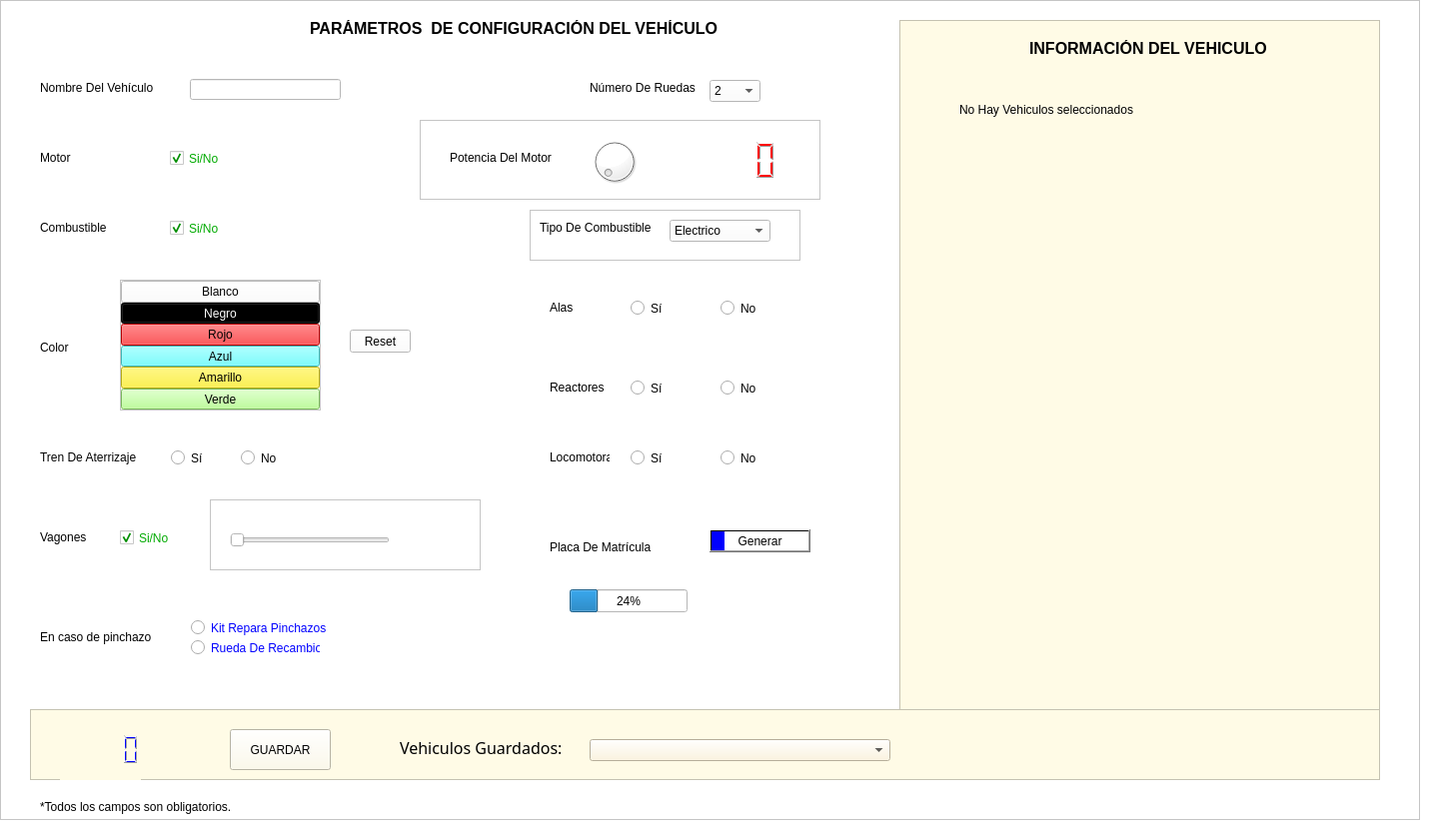
<?xml version="1.0" encoding="UTF-8"?>
<ui version="4.0">
 <class>MainWindow</class>
 <widget class="QMainWindow" name="MainWindow">
  <property name="geometry">
   <rect>
    <x>0</x>
    <y>0</y>
    <width>1457</width>
    <height>831</height>
   </rect>
  </property>
  <property name="windowTitle">
   <string>Detección de vehículos</string>
  </property>
  <property name="styleSheet">
   <string notr="true">background-color: rgb(255, 255, 255);</string>
  </property>
  <widget class="QWidget" name="centralwidget">
   <widget class="QFrame" name="PanelPrincipal">
    <property name="geometry">
     <rect>
      <x>0</x>
      <y>0</y>
      <width>1421</width>
      <height>821</height>
     </rect>
    </property>
    <property name="styleSheet">
     <string notr="true">background-color: rgb(255, 255, 255);
</string>
    </property>
    <property name="frameShape">
     <enum>QFrame::StyledPanel</enum>
    </property>
    <property name="frameShadow">
     <enum>QFrame::Raised</enum>
    </property>
    <widget class="QLabel" name="TrenAterrizaje">
     <property name="geometry">
      <rect>
       <x>40</x>
       <y>450</y>
       <width>111</width>
       <height>16</height>
      </rect>
     </property>
     <property name="text">
      <string>Tren De Aterrizaje</string>
     </property>
    </widget>
    <widget class="QLabel" name="NumRuedas">
     <property name="geometry">
      <rect>
       <x>590</x>
       <y>80</y>
       <width>111</width>
       <height>16</height>
      </rect>
     </property>
     <property name="text">
      <string>Número De Ruedas</string>
     </property>
    </widget>
    <widget class="QLabel" name="Color">
     <property name="geometry">
      <rect>
       <x>40</x>
       <y>340</y>
       <width>111</width>
       <height>16</height>
      </rect>
     </property>
     <property name="text">
      <string>Color</string>
     </property>
    </widget>
    <widget class="QLabel" name="TituloVentana">
     <property name="geometry">
      <rect>
       <x>310</x>
       <y>20</y>
       <width>421</width>
       <height>16</height>
      </rect>
     </property>
     <property name="font">
      <font>
       <family>Arial</family>
       <pointsize>12</pointsize>
       <weight>75</weight>
       <italic>false</italic>
       <bold>true</bold>
      </font>
     </property>
     <property name="text">
      <string>PARÁMETROS  DE CONFIGURACIÓN DEL VEHÍCULO</string>
     </property>
    </widget>
    <widget class="QLabel" name="Locomotora">
     <property name="geometry">
      <rect>
       <x>550</x>
       <y>450</y>
       <width>111</width>
       <height>16</height>
      </rect>
     </property>
     <property name="text">
      <string>Locomotora</string>
     </property>
    </widget>
    <widget class="QComboBox" name="NumRuedasCombo">
     <property name="geometry">
      <rect>
       <x>710</x>
       <y>80</y>
       <width>51</width>
       <height>22</height>
      </rect>
     </property>
     <property name="styleSheet">
      <string notr="true">background-color: rgb(255, 255, 255);
alternate-background-color: rgb(255, 255, 255);</string>
     </property>
     <item>
      <property name="text">
       <string>2</string>
      </property>
     </item>
     <item>
      <property name="text">
       <string>3</string>
      </property>
     </item>
     <item>
      <property name="text">
       <string>4</string>
      </property>
     </item>
     <item>
      <property name="text">
       <string>6</string>
      </property>
     </item>
     <item>
      <property name="text">
       <string>40</string>
      </property>
     </item>
    </widget>
    <widget class="QLabel" name="Alas">
     <property name="geometry">
      <rect>
       <x>550</x>
       <y>300</y>
       <width>111</width>
       <height>16</height>
      </rect>
     </property>
     <property name="text">
      <string>Alas</string>
     </property>
    </widget>
    <widget class="QLabel" name="Pinchazo">
     <property name="geometry">
      <rect>
       <x>40</x>
       <y>630</y>
       <width>111</width>
       <height>16</height>
      </rect>
     </property>
     <property name="text">
      <string>En caso de pinchazo</string>
     </property>
    </widget>
    <widget class="QLabel" name="Motor">
     <property name="geometry">
      <rect>
       <x>40</x>
       <y>150</y>
       <width>61</width>
       <height>16</height>
      </rect>
     </property>
     <property name="text">
      <string>Motor</string>
     </property>
    </widget>
    <widget class="QLabel" name="Matricula">
     <property name="geometry">
      <rect>
       <x>550</x>
       <y>540</y>
       <width>111</width>
       <height>16</height>
      </rect>
     </property>
     <property name="text">
      <string>Placa De Matrícula</string>
     </property>
    </widget>
    <widget class="QLabel" name="NumVagones">
     <property name="geometry">
      <rect>
       <x>40</x>
       <y>530</y>
       <width>111</width>
       <height>16</height>
      </rect>
     </property>
     <property name="text">
      <string>Vagones</string>
     </property>
    </widget>
    <widget class="QLabel" name="Nombre">
     <property name="geometry">
      <rect>
       <x>40</x>
       <y>80</y>
       <width>121</width>
       <height>16</height>
      </rect>
     </property>
     <property name="text">
      <string>Nombre Del Vehículo</string>
     </property>
    </widget>
    <widget class="QLineEdit" name="IntroducirNombre">
     <property name="geometry">
      <rect>
       <x>190</x>
       <y>79</y>
       <width>151</width>
       <height>21</height>
      </rect>
     </property>
    </widget>
    <widget class="QLabel" name="Reactores">
     <property name="geometry">
      <rect>
       <x>550</x>
       <y>380</y>
       <width>111</width>
       <height>16</height>
      </rect>
     </property>
     <property name="text">
      <string>Reactores</string>
     </property>
    </widget>
    <widget class="QLabel" name="Combustible">
     <property name="geometry">
      <rect>
       <x>40</x>
       <y>220</y>
       <width>81</width>
       <height>16</height>
      </rect>
     </property>
     <property name="text">
      <string>Combustible</string>
     </property>
    </widget>
    <widget class="QFrame" name="CombustiblePanel">
     <property name="geometry">
      <rect>
       <x>530</x>
       <y>210</y>
       <width>271</width>
       <height>51</height>
      </rect>
     </property>
     <property name="frameShape">
      <enum>QFrame::StyledPanel</enum>
     </property>
     <property name="frameShadow">
      <enum>QFrame::Raised</enum>
     </property>
     <widget class="QLabel" name="TipoCombustible">
      <property name="geometry">
       <rect>
        <x>10</x>
        <y>10</y>
        <width>111</width>
        <height>16</height>
       </rect>
      </property>
      <property name="text">
       <string>Tipo De Combustible</string>
      </property>
     </widget>
     <widget class="QComboBox" name="TipoCombustibleCombo">
      <property name="geometry">
       <rect>
        <x>140</x>
        <y>10</y>
        <width>101</width>
        <height>22</height>
       </rect>
      </property>
      <property name="styleSheet">
       <string notr="true"/>
      </property>
      <item>
       <property name="text">
        <string>Electrico</string>
       </property>
      </item>
      <item>
       <property name="text">
        <string>Gasolina</string>
       </property>
      </item>
      <item>
       <property name="text">
        <string>Gasoleo</string>
       </property>
      </item>
      <item>
       <property name="text">
        <string>Hibrido</string>
       </property>
      </item>
      <item>
       <property name="text">
        <string>Queroseno</string>
       </property>
      </item>
     </widget>
    </widget>
    <widget class="QPushButton" name="GenerarMatricula">
     <property name="geometry">
      <rect>
       <x>710</x>
       <y>530</y>
       <width>101</width>
       <height>23</height>
      </rect>
     </property>
     <property name="autoFillBackground">
      <bool>false</bool>
     </property>
     <property name="styleSheet">
      <string notr="true">background-color: rgb(170, 223, 255);
font: 75 11pt &quot;Arial&quot;;
background-color: qlineargradient(spread:pad, x1:0, y1:0, x2:0.400, y2:0, stop:0 rgba(0, 0, 255, 255), stop:0.33 rgba(0, 0, 255, 255), stop:0.34 rgba(255, 255, 255, 255), stop:0.66 rgba(255, 255, 255, 255), stop:0.67 rgba(255, 255, 255, 255), stop:1 rgba(255, 255, 255, 255));
color: rgb(0, 0, 0);</string>
     </property>
     <property name="text">
      <string>Generar</string>
     </property>
    </widget>
    <widget class="QProgressBar" name="progressBar">
     <property name="geometry">
      <rect>
       <x>570</x>
       <y>590</y>
       <width>118</width>
       <height>23</height>
      </rect>
     </property>
     <property name="value">
      <number>24</number>
     </property>
    </widget>
    <widget class="QLabel" name="MatriculaGenerada">
     <property name="geometry">
      <rect>
       <x>720</x>
       <y>590</y>
       <width>111</width>
       <height>21</height>
      </rect>
     </property>
     <property name="text">
      <string/>
     </property>
    </widget>
    <widget class="QGroupBox" name="PichazoRadio">
     <property name="geometry">
      <rect>
       <x>180</x>
       <y>610</y>
       <width>291</width>
       <height>71</height>
      </rect>
     </property>
     <property name="styleSheet">
      <string notr="true">border: 1px solid #000;
color: rgb(0, 0, 255);
border-color: rgb(255, 255, 255);
</string>
     </property>
     <property name="title">
      <string/>
     </property>
     <widget class="QRadioButton" name="KRP">
      <property name="geometry">
       <rect>
        <x>10</x>
        <y>10</y>
        <width>151</width>
        <height>17</height>
       </rect>
      </property>
      <property name="text">
       <string>Kit Repara Pinchazos</string>
      </property>
      <property name="checked">
       <bool>false</bool>
      </property>
     </widget>
     <widget class="QRadioButton" name="RDR">
      <property name="geometry">
       <rect>
        <x>10</x>
        <y>30</y>
        <width>131</width>
        <height>17</height>
       </rect>
      </property>
      <property name="text">
       <string>Rueda De Recambio</string>
      </property>
     </widget>
    </widget>
    <widget class="QGroupBox" name="LocomotoraRadio">
     <property name="geometry">
      <rect>
       <x>610</x>
       <y>440</y>
       <width>211</width>
       <height>31</height>
      </rect>
     </property>
     <property name="styleSheet">
      <string notr="true">border: 1px solid #000;
border-color: rgb(255, 255, 255);
</string>
     </property>
     <property name="title">
      <string/>
     </property>
     <widget class="QRadioButton" name="Loco_Si">
      <property name="geometry">
       <rect>
        <x>20</x>
        <y>10</y>
        <width>82</width>
        <height>17</height>
       </rect>
      </property>
      <property name="text">
       <string>Sí</string>
      </property>
      <property name="checked">
       <bool>false</bool>
      </property>
     </widget>
     <widget class="QRadioButton" name="Loco_No">
      <property name="geometry">
       <rect>
        <x>110</x>
        <y>10</y>
        <width>82</width>
        <height>17</height>
       </rect>
      </property>
      <property name="text">
       <string>No</string>
      </property>
     </widget>
    </widget>
    <widget class="QGroupBox" name="AlasRadio">
     <property name="geometry">
      <rect>
       <x>620</x>
       <y>290</y>
       <width>211</width>
       <height>31</height>
      </rect>
     </property>
     <property name="styleSheet">
      <string notr="true">border: 1px solid #000;
border-color: rgb(255, 255, 255);
color: rgb(0, 0, 0);</string>
     </property>
     <property name="title">
      <string/>
     </property>
     <widget class="QRadioButton" name="Alas_Si">
      <property name="geometry">
       <rect>
        <x>10</x>
        <y>10</y>
        <width>82</width>
        <height>17</height>
       </rect>
      </property>
      <property name="text">
       <string>Sí</string>
      </property>
      <property name="checked">
       <bool>false</bool>
      </property>
     </widget>
     <widget class="QRadioButton" name="Alas_No">
      <property name="geometry">
       <rect>
        <x>100</x>
        <y>10</y>
        <width>82</width>
        <height>17</height>
       </rect>
      </property>
      <property name="text">
       <string>No</string>
      </property>
     </widget>
    </widget>
    <widget class="QGroupBox" name="ReactoresRadio">
     <property name="geometry">
      <rect>
       <x>620</x>
       <y>370</y>
       <width>211</width>
       <height>31</height>
      </rect>
     </property>
     <property name="styleSheet">
      <string notr="true">border: 1px solid #000;
border-color: rgb(255, 255, 255);
color: rgb(0, 0, 0);</string>
     </property>
     <property name="title">
      <string/>
     </property>
     <widget class="QRadioButton" name="Reactores_No">
      <property name="geometry">
       <rect>
        <x>100</x>
        <y>10</y>
        <width>82</width>
        <height>17</height>
       </rect>
      </property>
      <property name="text">
       <string>No</string>
      </property>
     </widget>
     <widget class="QRadioButton" name="Reactores_Si">
      <property name="geometry">
       <rect>
        <x>10</x>
        <y>10</y>
        <width>82</width>
        <height>17</height>
       </rect>
      </property>
      <property name="text">
       <string>Sí</string>
      </property>
      <property name="checked">
       <bool>false</bool>
      </property>
     </widget>
    </widget>
    <widget class="QFrame" name="PotenciaPanel">
     <property name="geometry">
      <rect>
       <x>420</x>
       <y>120</y>
       <width>401</width>
       <height>80</height>
      </rect>
     </property>
     <property name="frameShape">
      <enum>QFrame::StyledPanel</enum>
     </property>
     <property name="frameShadow">
      <enum>QFrame::Raised</enum>
     </property>
     <widget class="QLCDNumber" name="Pantallita">
      <property name="geometry">
       <rect>
        <x>250</x>
        <y>20</y>
        <width>111</width>
        <height>41</height>
       </rect>
      </property>
      <property name="styleSheet">
       <string notr="true">border: 1px solid #000;
color: rgb(255, 0, 0);
border-color: rgb(255, 255, 255);</string>
      </property>
     </widget>
     <widget class="QDial" name="Potenciometro">
      <property name="geometry">
       <rect>
        <x>170</x>
        <y>10</y>
        <width>50</width>
        <height>64</height>
       </rect>
      </property>
      <property name="minimum">
       <number>80</number>
      </property>
      <property name="maximum">
       <number>450</number>
      </property>
     </widget>
     <widget class="QLabel" name="Caballos">
      <property name="geometry">
       <rect>
        <x>30</x>
        <y>30</y>
        <width>111</width>
        <height>16</height>
       </rect>
      </property>
      <property name="text">
       <string>Potencia Del Motor</string>
      </property>
     </widget>
    </widget>
    <widget class="QFrame" name="VagonesPanel">
     <property name="geometry">
      <rect>
       <x>210</x>
       <y>500</y>
       <width>271</width>
       <height>71</height>
      </rect>
     </property>
     <property name="frameShape">
      <enum>QFrame::StyledPanel</enum>
     </property>
     <property name="frameShadow">
      <enum>QFrame::Raised</enum>
     </property>
     <widget class="QSlider" name="SeleccionDeVagones">
      <property name="geometry">
       <rect>
        <x>20</x>
        <y>30</y>
        <width>160</width>
        <height>22</height>
       </rect>
      </property>
      <property name="minimum">
       <number>5</number>
      </property>
      <property name="maximum">
       <number>20</number>
      </property>
      <property name="orientation">
       <enum>Qt::Horizontal</enum>
      </property>
     </widget>
     <widget class="QLabel" name="NumeroCorrespondiente">
      <property name="geometry">
       <rect>
        <x>200</x>
        <y>30</y>
        <width>47</width>
        <height>13</height>
       </rect>
      </property>
      <property name="text">
       <string/>
      </property>
     </widget>
    </widget>
    <widget class="QGroupBox" name="TrenAterrRadio">
     <property name="geometry">
      <rect>
       <x>150</x>
       <y>440</y>
       <width>321</width>
       <height>41</height>
      </rect>
     </property>
     <property name="styleSheet">
      <string notr="true">border: 1px solid #000;
border-color: rgb(255, 255, 255);
</string>
     </property>
     <property name="title">
      <string/>
     </property>
     <widget class="QRadioButton" name="TrenDeAt_Si">
      <property name="geometry">
       <rect>
        <x>20</x>
        <y>10</y>
        <width>82</width>
        <height>17</height>
       </rect>
      </property>
      <property name="text">
       <string>Sí</string>
      </property>
      <property name="checked">
       <bool>false</bool>
      </property>
     </widget>
     <widget class="QRadioButton" name="TrenDeAt_No">
      <property name="geometry">
       <rect>
        <x>90</x>
        <y>10</y>
        <width>82</width>
        <height>17</height>
       </rect>
      </property>
      <property name="text">
       <string>No</string>
      </property>
     </widget>
    </widget>
    <widget class="QPushButton" name="Reset">
     <property name="geometry">
      <rect>
       <x>350</x>
       <y>330</y>
       <width>61</width>
       <height>23</height>
      </rect>
     </property>
     <property name="text">
      <string>Reset</string>
     </property>
    </widget>
    <widget class="QFrame" name="frame">
     <property name="geometry">
      <rect>
       <x>120</x>
       <y>280</y>
       <width>201</width>
       <height>131</height>
      </rect>
     </property>
     <property name="frameShape">
      <enum>QFrame::StyledPanel</enum>
     </property>
     <property name="frameShadow">
      <enum>QFrame::Raised</enum>
     </property>
     <layout class="QVBoxLayout" name="verticalLayout_2">
      <property name="spacing">
       <number>0</number>
      </property>
      <property name="leftMargin">
       <number>0</number>
      </property>
      <property name="topMargin">
       <number>0</number>
      </property>
      <property name="rightMargin">
       <number>0</number>
      </property>
      <property name="bottomMargin">
       <number>0</number>
      </property>
      <item>
       <widget class="QPushButton" name="Blanco">
        <property name="layoutDirection">
         <enum>Qt::LeftToRight</enum>
        </property>
        <property name="styleSheet">
         <string notr="true">background-color: rgb(255, 255, 255);</string>
        </property>
        <property name="text">
         <string>Blanco</string>
        </property>
       </widget>
      </item>
      <item>
       <widget class="QPushButton" name="Negro">
        <property name="styleSheet">
         <string notr="true">color: rgb(255, 255, 255);
background-color: rgb(0, 0, 0);</string>
        </property>
        <property name="text">
         <string>Negro</string>
        </property>
       </widget>
      </item>
      <item>
       <widget class="QPushButton" name="Rojo">
        <property name="styleSheet">
         <string notr="true">background-color: rgb(255, 0, 4);</string>
        </property>
        <property name="text">
         <string>Rojo</string>
        </property>
       </widget>
      </item>
      <item>
       <widget class="QPushButton" name="Azul">
        <property name="styleSheet">
         <string notr="true">background-color: rgb(85, 255, 255);</string>
        </property>
        <property name="text">
         <string>Azul</string>
        </property>
       </widget>
      </item>
      <item>
       <widget class="QPushButton" name="Amarillo">
        <property name="styleSheet">
         <string notr="true">background-color: rgb(255, 240, 29);</string>
        </property>
        <property name="text">
         <string>Amarillo</string>
        </property>
       </widget>
      </item>
      <item>
       <widget class="QPushButton" name="Verde">
        <property name="styleSheet">
         <string notr="true">background-color: rgb(170, 255, 127);</string>
        </property>
        <property name="text">
         <string>Verde</string>
        </property>
       </widget>
      </item>
     </layout>
    </widget>
    <widget class="QFrame" name="frame_2">
     <property name="geometry">
      <rect>
       <x>900</x>
       <y>20</y>
       <width>481</width>
       <height>691</height>
      </rect>
     </property>
     <property name="styleSheet">
      <string notr="true">background-color: rgb(255, 251, 230);</string>
     </property>
     <property name="frameShape">
      <enum>QFrame::StyledPanel</enum>
     </property>
     <property name="frameShadow">
      <enum>QFrame::Raised</enum>
     </property>
     <widget class="QLabel" name="TituloVentana_2">
      <property name="geometry">
       <rect>
        <x>130</x>
        <y>20</y>
        <width>251</width>
        <height>16</height>
       </rect>
      </property>
      <property name="font">
       <font>
        <family>Arial</family>
        <pointsize>12</pointsize>
        <weight>75</weight>
        <italic>false</italic>
        <bold>true</bold>
       </font>
      </property>
      <property name="text">
       <string>INFORMACIÓN DEL VEHICULO</string>
      </property>
     </widget>
     <widget class="QLabel" name="InfoVacia">
      <property name="geometry">
       <rect>
        <x>60</x>
        <y>80</y>
        <width>351</width>
        <height>20</height>
       </rect>
      </property>
      <property name="styleSheet">
       <string notr="true">font: 11pt &quot;Century Gothic&quot;;</string>
      </property>
      <property name="text">
       <string>No Hay Vehiculos seleccionados</string>
      </property>
     </widget>
     <widget class="QLabel" name="DesplegarInfo">
      <property name="geometry">
       <rect>
        <x>60</x>
        <y>60</y>
        <width>331</width>
        <height>361</height>
       </rect>
      </property>
      <property name="styleSheet">
       <string notr="true">font: 11pt &quot;Century Gothic&quot;;</string>
      </property>
      <property name="text">
       <string/>
      </property>
     </widget>
     <zorder>TituloVentana_2</zorder>
     <zorder>DesplegarInfo</zorder>
     <zorder>InfoVacia</zorder>
    </widget>
    <widget class="QCheckBox" name="Motor_Si">
     <property name="geometry">
      <rect>
       <x>170</x>
       <y>150</y>
       <width>70</width>
       <height>17</height>
      </rect>
     </property>
     <property name="autoFillBackground">
      <bool>false</bool>
     </property>
     <property name="styleSheet">
      <string notr="true">color: rgb(0, 170, 0);</string>
     </property>
     <property name="text">
      <string>Si/No</string>
     </property>
     <property name="checked">
      <bool>true</bool>
     </property>
    </widget>
    <widget class="QCheckBox" name="Comb_Si">
     <property name="geometry">
      <rect>
       <x>170</x>
       <y>220</y>
       <width>70</width>
       <height>17</height>
      </rect>
     </property>
     <property name="styleSheet">
      <string notr="true">color: rgb(0, 170, 0);</string>
     </property>
     <property name="text">
      <string>Si/No</string>
     </property>
     <property name="checked">
      <bool>true</bool>
     </property>
    </widget>
    <widget class="QCheckBox" name="Vagones_Si">
     <property name="geometry">
      <rect>
       <x>120</x>
       <y>530</y>
       <width>70</width>
       <height>17</height>
      </rect>
     </property>
     <property name="styleSheet">
      <string notr="true">color: rgb(0, 170, 0);</string>
     </property>
     <property name="text">
      <string>Si/No</string>
     </property>
     <property name="checked">
      <bool>true</bool>
     </property>
    </widget>
    <widget class="QLabel" name="label_2">
     <property name="geometry">
      <rect>
       <x>40</x>
       <y>800</y>
       <width>231</width>
       <height>16</height>
      </rect>
     </property>
     <property name="text">
      <string>*Todos los campos son obligatorios.</string>
     </property>
    </widget>
    <zorder>progressBar</zorder>
    <zorder>TrenAterrizaje</zorder>
    <zorder>NumRuedas</zorder>
    <zorder>Color</zorder>
    <zorder>TituloVentana</zorder>
    <zorder>Locomotora</zorder>
    <zorder>NumRuedasCombo</zorder>
    <zorder>Alas</zorder>
    <zorder>Pinchazo</zorder>
    <zorder>Motor</zorder>
    <zorder>Matricula</zorder>
    <zorder>NumVagones</zorder>
    <zorder>Nombre</zorder>
    <zorder>IntroducirNombre</zorder>
    <zorder>Reactores</zorder>
    <zorder>Combustible</zorder>
    <zorder>CombustiblePanel</zorder>
    <zorder>GenerarMatricula</zorder>
    <zorder>MatriculaGenerada</zorder>
    <zorder>PichazoRadio</zorder>
    <zorder>LocomotoraRadio</zorder>
    <zorder>AlasRadio</zorder>
    <zorder>ReactoresRadio</zorder>
    <zorder>PotenciaPanel</zorder>
    <zorder>VagonesPanel</zorder>
    <zorder>TrenAterrRadio</zorder>
    <zorder>Reset</zorder>
    <zorder>frame</zorder>
    <zorder>frame_2</zorder>
    <zorder>Motor_Si</zorder>
    <zorder>Comb_Si</zorder>
    <zorder>Vagones_Si</zorder>
    <zorder>label_2</zorder>
   </widget>
   <widget class="QFrame" name="ConfirmacionGuardar">
    <property name="geometry">
     <rect>
      <x>30</x>
      <y>710</y>
      <width>1351</width>
      <height>71</height>
     </rect>
    </property>
    <property name="styleSheet">
     <string notr="true">background-color: rgb(255, 251, 230);
</string>
    </property>
    <property name="frameShape">
     <enum>QFrame::StyledPanel</enum>
    </property>
    <property name="frameShadow">
     <enum>QFrame::Raised</enum>
    </property>
    <widget class="QLCDNumber" name="NumVehCreados">
     <property name="geometry">
      <rect>
       <x>30</x>
       <y>10</y>
       <width>81</width>
       <height>61</height>
      </rect>
     </property>
     <property name="styleSheet">
      <string notr="true">border: 1px solid #000;
border: 1px solid #000;
font: 75 12pt &quot;MS Shell Dlg 2&quot;;
border-color: rgb(255, 251, 230);
color: rgb(0, 0, 255);

</string>
     </property>
    </widget>
    <widget class="QPushButton" name="GuardarVehiculo">
     <property name="geometry">
      <rect>
       <x>200</x>
       <y>20</y>
       <width>101</width>
       <height>41</height>
      </rect>
     </property>
     <property name="autoFillBackground">
      <bool>false</bool>
     </property>
     <property name="styleSheet">
      <string notr="true"/>
     </property>
     <property name="text">
      <string>GUARDAR</string>
     </property>
    </widget>
    <widget class="QLabel" name="label">
     <property name="geometry">
      <rect>
       <x>370</x>
       <y>30</y>
       <width>201</width>
       <height>16</height>
      </rect>
     </property>
     <property name="font">
      <font>
       <family>SimSun-ExtB</family>
       <pointsize>12</pointsize>
      </font>
     </property>
     <property name="text">
      <string>Vehiculos Guardados:</string>
     </property>
    </widget>
    <widget class="QComboBox" name="comboBox">
     <property name="geometry">
      <rect>
       <x>560</x>
       <y>30</y>
       <width>301</width>
       <height>22</height>
      </rect>
     </property>
     <property name="styleSheet">
      <string notr="true">background-color: rgb(255, 244, 216);</string>
     </property>
    </widget>
   </widget>
  </widget>
 </widget>
 <resources/>
 <connections>
  <connection>
   <sender>SeleccionDeVagones</sender>
   <signal>sliderMoved(int)</signal>
   <receiver>NumeroCorrespondiente</receiver>
   <slot>setNum(int)</slot>
   <hints>
    <hint type="sourcelabel">
     <x>372</x>
     <y>573</y>
    </hint>
    <hint type="destinationlabel">
     <x>434</x>
     <y>567</y>
    </hint>
   </hints>
  </connection>
  <connection>
   <sender>Potenciometro</sender>
   <signal>sliderMoved(int)</signal>
   <receiver>Pantallita</receiver>
   <slot>display(int)</slot>
   <hints>
    <hint type="sourcelabel">
     <x>626</x>
     <y>182</y>
    </hint>
    <hint type="destinationlabel">
     <x>734</x>
     <y>177</y>
    </hint>
   </hints>
  </connection>
  <connection>
   <sender>Verde</sender>
   <signal>clicked()</signal>
   <receiver>Amarillo</receiver>
   <slot>hide()</slot>
   <hints>
    <hint type="sourcelabel">
     <x>189</x>
     <y>409</y>
    </hint>
    <hint type="destinationlabel">
     <x>169</x>
     <y>388</y>
    </hint>
   </hints>
  </connection>
  <connection>
   <sender>Verde</sender>
   <signal>clicked()</signal>
   <receiver>Azul</receiver>
   <slot>hide()</slot>
   <hints>
    <hint type="sourcelabel">
     <x>284</x>
     <y>409</y>
    </hint>
    <hint type="destinationlabel">
     <x>278</x>
     <y>366</y>
    </hint>
   </hints>
  </connection>
  <connection>
   <sender>Verde</sender>
   <signal>clicked()</signal>
   <receiver>Rojo</receiver>
   <slot>hide()</slot>
   <hints>
    <hint type="sourcelabel">
     <x>303</x>
     <y>409</y>
    </hint>
    <hint type="destinationlabel">
     <x>302</x>
     <y>324</y>
    </hint>
   </hints>
  </connection>
  <connection>
   <sender>Verde</sender>
   <signal>clicked()</signal>
   <receiver>Negro</receiver>
   <slot>hide()</slot>
   <hints>
    <hint type="sourcelabel">
     <x>303</x>
     <y>409</y>
    </hint>
    <hint type="destinationlabel">
     <x>302</x>
     <y>309</y>
    </hint>
   </hints>
  </connection>
  <connection>
   <sender>Amarillo</sender>
   <signal>clicked()</signal>
   <receiver>Verde</receiver>
   <slot>hide()</slot>
   <hints>
    <hint type="sourcelabel">
     <x>232</x>
     <y>388</y>
    </hint>
    <hint type="destinationlabel">
     <x>234</x>
     <y>409</y>
    </hint>
   </hints>
  </connection>
  <connection>
   <sender>Amarillo</sender>
   <signal>clicked()</signal>
   <receiver>Azul</receiver>
   <slot>hide()</slot>
   <hints>
    <hint type="sourcelabel">
     <x>252</x>
     <y>388</y>
    </hint>
    <hint type="destinationlabel">
     <x>252</x>
     <y>366</y>
    </hint>
   </hints>
  </connection>
  <connection>
   <sender>Amarillo</sender>
   <signal>clicked()</signal>
   <receiver>Rojo</receiver>
   <slot>hide()</slot>
   <hints>
    <hint type="sourcelabel">
     <x>303</x>
     <y>388</y>
    </hint>
    <hint type="destinationlabel">
     <x>302</x>
     <y>324</y>
    </hint>
   </hints>
  </connection>
  <connection>
   <sender>Amarillo</sender>
   <signal>clicked()</signal>
   <receiver>Negro</receiver>
   <slot>hide()</slot>
   <hints>
    <hint type="sourcelabel">
     <x>303</x>
     <y>388</y>
    </hint>
    <hint type="destinationlabel">
     <x>302</x>
     <y>309</y>
    </hint>
   </hints>
  </connection>
  <connection>
   <sender>Verde</sender>
   <signal>clicked()</signal>
   <receiver>Blanco</receiver>
   <slot>hide()</slot>
   <hints>
    <hint type="sourcelabel">
     <x>212</x>
     <y>409</y>
    </hint>
    <hint type="destinationlabel">
     <x>264</x>
     <y>294</y>
    </hint>
   </hints>
  </connection>
  <connection>
   <sender>Amarillo</sender>
   <signal>clicked()</signal>
   <receiver>Blanco</receiver>
   <slot>hide()</slot>
   <hints>
    <hint type="sourcelabel">
     <x>205</x>
     <y>388</y>
    </hint>
    <hint type="destinationlabel">
     <x>165</x>
     <y>294</y>
    </hint>
   </hints>
  </connection>
  <connection>
   <sender>Azul</sender>
   <signal>clicked()</signal>
   <receiver>Verde</receiver>
   <slot>hide()</slot>
   <hints>
    <hint type="sourcelabel">
     <x>185</x>
     <y>366</y>
    </hint>
    <hint type="destinationlabel">
     <x>191</x>
     <y>409</y>
    </hint>
   </hints>
  </connection>
  <connection>
   <sender>Azul</sender>
   <signal>clicked()</signal>
   <receiver>Amarillo</receiver>
   <slot>hide()</slot>
   <hints>
    <hint type="sourcelabel">
     <x>207</x>
     <y>366</y>
    </hint>
    <hint type="destinationlabel">
     <x>212</x>
     <y>388</y>
    </hint>
   </hints>
  </connection>
  <connection>
   <sender>Azul</sender>
   <signal>clicked()</signal>
   <receiver>Rojo</receiver>
   <slot>hide()</slot>
   <hints>
    <hint type="sourcelabel">
     <x>293</x>
     <y>366</y>
    </hint>
    <hint type="destinationlabel">
     <x>291</x>
     <y>324</y>
    </hint>
   </hints>
  </connection>
  <connection>
   <sender>Azul</sender>
   <signal>clicked()</signal>
   <receiver>Negro</receiver>
   <slot>hide()</slot>
   <hints>
    <hint type="sourcelabel">
     <x>303</x>
     <y>366</y>
    </hint>
    <hint type="destinationlabel">
     <x>299</x>
     <y>309</y>
    </hint>
   </hints>
  </connection>
  <connection>
   <sender>Azul</sender>
   <signal>clicked()</signal>
   <receiver>Blanco</receiver>
   <slot>hide()</slot>
   <hints>
    <hint type="sourcelabel">
     <x>303</x>
     <y>366</y>
    </hint>
    <hint type="destinationlabel">
     <x>302</x>
     <y>294</y>
    </hint>
   </hints>
  </connection>
  <connection>
   <sender>Rojo</sender>
   <signal>clicked()</signal>
   <receiver>Verde</receiver>
   <slot>hide()</slot>
   <hints>
    <hint type="sourcelabel">
     <x>170</x>
     <y>324</y>
    </hint>
    <hint type="destinationlabel">
     <x>165</x>
     <y>409</y>
    </hint>
   </hints>
  </connection>
  <connection>
   <sender>Rojo</sender>
   <signal>clicked()</signal>
   <receiver>Amarillo</receiver>
   <slot>hide()</slot>
   <hints>
    <hint type="sourcelabel">
     <x>174</x>
     <y>324</y>
    </hint>
    <hint type="destinationlabel">
     <x>197</x>
     <y>388</y>
    </hint>
   </hints>
  </connection>
  <connection>
   <sender>Rojo</sender>
   <signal>clicked()</signal>
   <receiver>Azul</receiver>
   <slot>hide()</slot>
   <hints>
    <hint type="sourcelabel">
     <x>234</x>
     <y>324</y>
    </hint>
    <hint type="destinationlabel">
     <x>272</x>
     <y>366</y>
    </hint>
   </hints>
  </connection>
  <connection>
   <sender>Rojo</sender>
   <signal>clicked()</signal>
   <receiver>Negro</receiver>
   <slot>hide()</slot>
   <hints>
    <hint type="sourcelabel">
     <x>229</x>
     <y>324</y>
    </hint>
    <hint type="destinationlabel">
     <x>230</x>
     <y>309</y>
    </hint>
   </hints>
  </connection>
  <connection>
   <sender>Rojo</sender>
   <signal>clicked()</signal>
   <receiver>Blanco</receiver>
   <slot>hide()</slot>
   <hints>
    <hint type="sourcelabel">
     <x>237</x>
     <y>324</y>
    </hint>
    <hint type="destinationlabel">
     <x>261</x>
     <y>294</y>
    </hint>
   </hints>
  </connection>
  <connection>
   <sender>Negro</sender>
   <signal>clicked()</signal>
   <receiver>Verde</receiver>
   <slot>hide()</slot>
   <hints>
    <hint type="sourcelabel">
     <x>174</x>
     <y>309</y>
    </hint>
    <hint type="destinationlabel">
     <x>185</x>
     <y>409</y>
    </hint>
   </hints>
  </connection>
  <connection>
   <sender>Negro</sender>
   <signal>clicked()</signal>
   <receiver>Amarillo</receiver>
   <slot>hide()</slot>
   <hints>
    <hint type="sourcelabel">
     <x>212</x>
     <y>309</y>
    </hint>
    <hint type="destinationlabel">
     <x>250</x>
     <y>388</y>
    </hint>
   </hints>
  </connection>
  <connection>
   <sender>Negro</sender>
   <signal>clicked()</signal>
   <receiver>Azul</receiver>
   <slot>hide()</slot>
   <hints>
    <hint type="sourcelabel">
     <x>231</x>
     <y>309</y>
    </hint>
    <hint type="destinationlabel">
     <x>303</x>
     <y>366</y>
    </hint>
   </hints>
  </connection>
  <connection>
   <sender>Negro</sender>
   <signal>clicked()</signal>
   <receiver>Rojo</receiver>
   <slot>hide()</slot>
   <hints>
    <hint type="sourcelabel">
     <x>302</x>
     <y>309</y>
    </hint>
    <hint type="destinationlabel">
     <x>302</x>
     <y>324</y>
    </hint>
   </hints>
  </connection>
  <connection>
   <sender>Negro</sender>
   <signal>clicked()</signal>
   <receiver>Blanco</receiver>
   <slot>hide()</slot>
   <hints>
    <hint type="sourcelabel">
     <x>216</x>
     <y>309</y>
    </hint>
    <hint type="destinationlabel">
     <x>289</x>
     <y>294</y>
    </hint>
   </hints>
  </connection>
  <connection>
   <sender>Blanco</sender>
   <signal>clicked()</signal>
   <receiver>Negro</receiver>
   <slot>hide()</slot>
   <hints>
    <hint type="sourcelabel">
     <x>158</x>
     <y>294</y>
    </hint>
    <hint type="destinationlabel">
     <x>180</x>
     <y>309</y>
    </hint>
   </hints>
  </connection>
  <connection>
   <sender>Blanco</sender>
   <signal>clicked()</signal>
   <receiver>Rojo</receiver>
   <slot>hide()</slot>
   <hints>
    <hint type="sourcelabel">
     <x>196</x>
     <y>294</y>
    </hint>
    <hint type="destinationlabel">
     <x>223</x>
     <y>324</y>
    </hint>
   </hints>
  </connection>
  <connection>
   <sender>Blanco</sender>
   <signal>clicked()</signal>
   <receiver>Azul</receiver>
   <slot>hide()</slot>
   <hints>
    <hint type="sourcelabel">
     <x>206</x>
     <y>294</y>
    </hint>
    <hint type="destinationlabel">
     <x>242</x>
     <y>366</y>
    </hint>
   </hints>
  </connection>
  <connection>
   <sender>Blanco</sender>
   <signal>clicked()</signal>
   <receiver>Amarillo</receiver>
   <slot>hide()</slot>
   <hints>
    <hint type="sourcelabel">
     <x>302</x>
     <y>294</y>
    </hint>
    <hint type="destinationlabel">
     <x>303</x>
     <y>388</y>
    </hint>
   </hints>
  </connection>
  <connection>
   <sender>Blanco</sender>
   <signal>clicked()</signal>
   <receiver>Verde</receiver>
   <slot>hide()</slot>
   <hints>
    <hint type="sourcelabel">
     <x>273</x>
     <y>294</y>
    </hint>
    <hint type="destinationlabel">
     <x>296</x>
     <y>409</y>
    </hint>
   </hints>
  </connection>
  <connection>
   <sender>Reset</sender>
   <signal>clicked()</signal>
   <receiver>Blanco</receiver>
   <slot>show()</slot>
   <hints>
    <hint type="sourcelabel">
     <x>365</x>
     <y>331</y>
    </hint>
    <hint type="destinationlabel">
     <x>226</x>
     <y>298</y>
    </hint>
   </hints>
  </connection>
  <connection>
   <sender>Reset</sender>
   <signal>clicked()</signal>
   <receiver>Negro</receiver>
   <slot>show()</slot>
   <hints>
    <hint type="sourcelabel">
     <x>365</x>
     <y>331</y>
    </hint>
    <hint type="destinationlabel">
     <x>226</x>
     <y>313</y>
    </hint>
   </hints>
  </connection>
  <connection>
   <sender>Reset</sender>
   <signal>clicked()</signal>
   <receiver>Rojo</receiver>
   <slot>show()</slot>
   <hints>
    <hint type="sourcelabel">
     <x>365</x>
     <y>331</y>
    </hint>
    <hint type="destinationlabel">
     <x>226</x>
     <y>328</y>
    </hint>
   </hints>
  </connection>
  <connection>
   <sender>Reset</sender>
   <signal>clicked()</signal>
   <receiver>Amarillo</receiver>
   <slot>show()</slot>
   <hints>
    <hint type="sourcelabel">
     <x>365</x>
     <y>331</y>
    </hint>
    <hint type="destinationlabel">
     <x>227</x>
     <y>388</y>
    </hint>
   </hints>
  </connection>
  <connection>
   <sender>Reset</sender>
   <signal>clicked()</signal>
   <receiver>Verde</receiver>
   <slot>show()</slot>
   <hints>
    <hint type="sourcelabel">
     <x>365</x>
     <y>331</y>
    </hint>
    <hint type="destinationlabel">
     <x>227</x>
     <y>409</y>
    </hint>
   </hints>
  </connection>
  <connection>
   <sender>Reset</sender>
   <signal>clicked()</signal>
   <receiver>Azul</receiver>
   <slot>show()</slot>
   <hints>
    <hint type="sourcelabel">
     <x>365</x>
     <y>331</y>
    </hint>
    <hint type="destinationlabel">
     <x>211</x>
     <y>366</y>
    </hint>
   </hints>
  </connection>
 </connections>
</ui>
